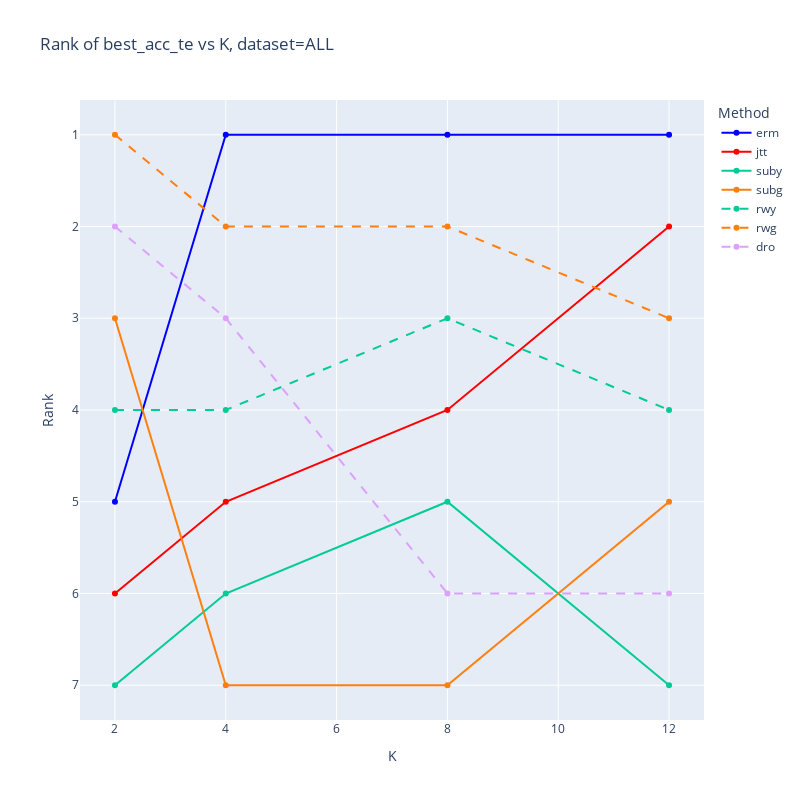

Notebook code for this chart:
### Markdown cell above
## a. best_acc_te

### Code cell
plot_rank(df_fix_mu, 'K', 'best_acc_te', 'ALL' , error_bars=False, normalize=False)

### Figure 1 — Plotly figure (JSON) as saved in the notebook; plotly's stock layout.template omitted (floating-point values rounded to 4 significant figures)
{"data": [{"line": {"color": "blue", "dash": "solid"}, "mode": "lines+markers", "name": "erm", "type": "scatter", "x": [2, 4, 8, 12], "y": [5, 1, 1, 1]}, {"line": {"color": "red", "dash": "solid"}, "mode": "lines+markers", "name": "jtt", "type": "scatter", "x": [2, 4, 8, 12], "y": [6, 5, 4, 2]}, {"line": {"color": "#00CC96", "dash": "solid"}, "mode": "lines+markers", "name": "suby", "type": "scatter", "x": [2, 4, 8, 12], "y": [7, 6, 5, 7]}, {"line": {"color": "#ff7f0e", "dash": "solid"}, "mode": "lines+markers", "name": "subg", "type": "scatter", "x": [2, 4, 8, 12], "y": [3, 7, 7, 5]}, {"line": {"color": "#00CC96", "dash": "dash"}, "mode": "lines+markers", "name": "rwy", "type": "scatter", "x": [2, 4, 8, 12], "y": [4, 4, 3, 4]}, {"line": {"color": "#ff7f0e", "dash": "dash"}, "mode": "lines+markers", "name": "rwg", "type": "scatter", "x": [2, 4, 8, 12], "y": [1, 2, 2, 3]}, {"line": {"color": "#DEA0FD", "dash": "dash"}, "mode": "lines+markers", "name": "dro", "type": "scatter", "x": [2, 4, 8, 12], "y": [2, 3, 6, 6]}], "layout": {"height": 800, "legend": {"title": {"text": "Method"}}, "title": {"text": "Rank of best_acc_te vs K, dataset=ALL"}, "width": 800, "xaxis": {"title": {"text": "K"}}, "yaxis": {"autorange": "reversed", "title": {"text": "Rank"}}}}
